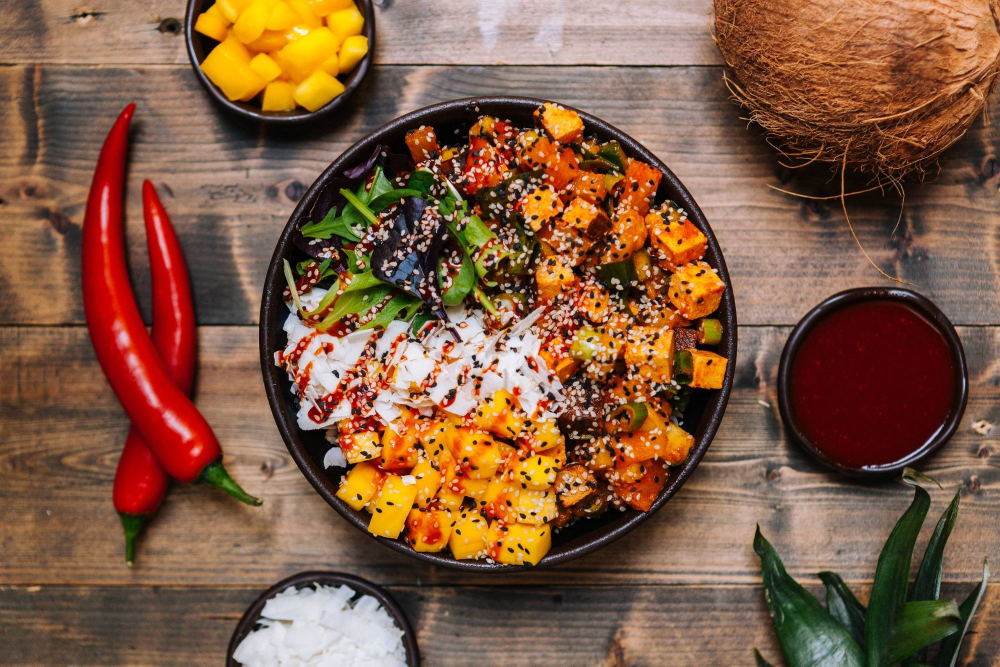
#> input picture maloa-site/assets/src/bowls/bowl-02-spicy-tropical-tofu.jpg, 2000 x 1333 px (shown at 1/2 size)
$ python crop.py
#> lines starting #> are read from the running program, lines starting #| are printed output that depends on the picture
"""Step 0: crop the bowl out of the client's photo (centre and radius measured from the rim).
Run all steps from an empty working directory:
  python3 crop.py && python3 seg.py && python3 build.py && python3 layers.py
Needs: opencv-contrib-python-headless (xphoto inpainting), numpy, scikit-image. Writes the layers to maloa-site/assets/poke/."""
import cv2, pathlib
SRC = pathlib.Path(__file__).resolve().parents[2] / 'assets/src/bowls/bowl-02-spicy-tropical-tofu.jpg'
src = cv2.imread(str(SRC)); cx, cy, R = 995, 669, 480
#> further down, src is the input picture: shape (1333, 2000, 3); mean B, G, R 66.2, 91.3, 129.5
cv2.imwrite('crop.png', src[cy-R:cy+R, cx-R:cx+R])
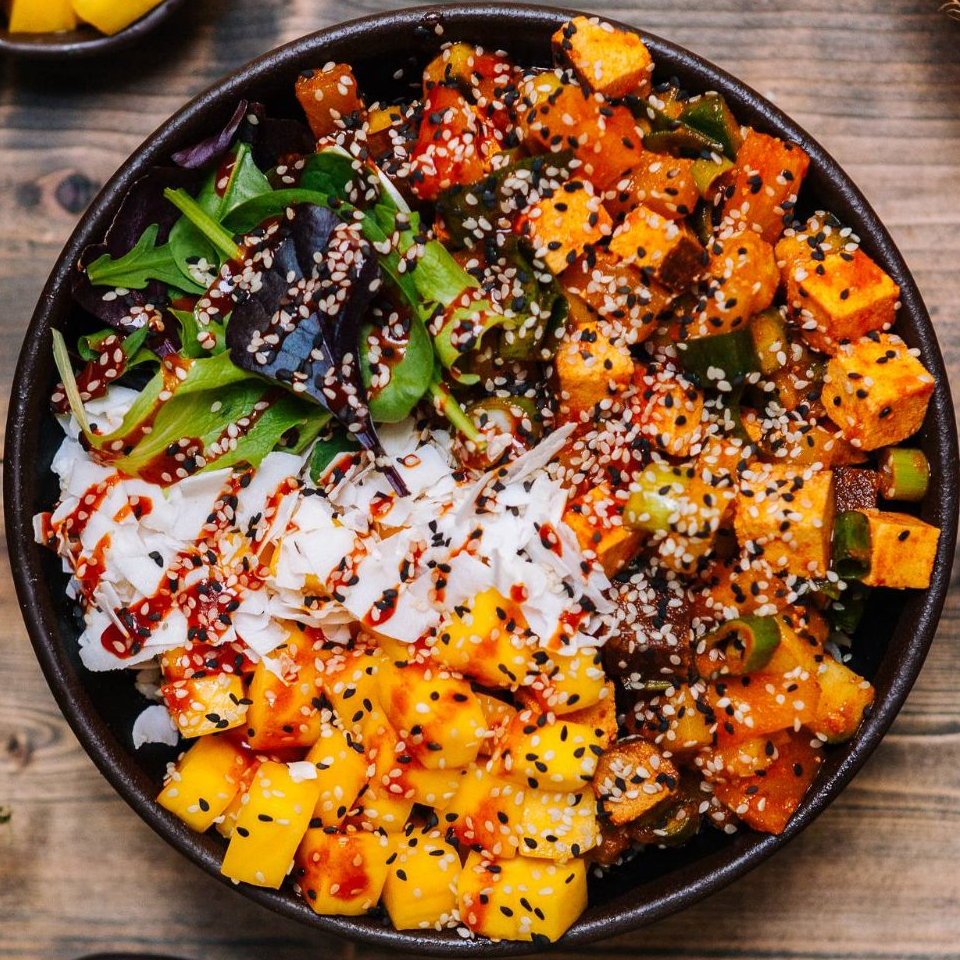
#> saved as crop.png: shape (960, 960, 3); mean B, G, R 58.7, 95, 136.8

$ run again, with maloa-site/assets/src/bowls/bowl-01-peanutlover.jpg copied over maloa-site/assets/src/bowls/bowl-02-spicy-tropical-tofu.jpg
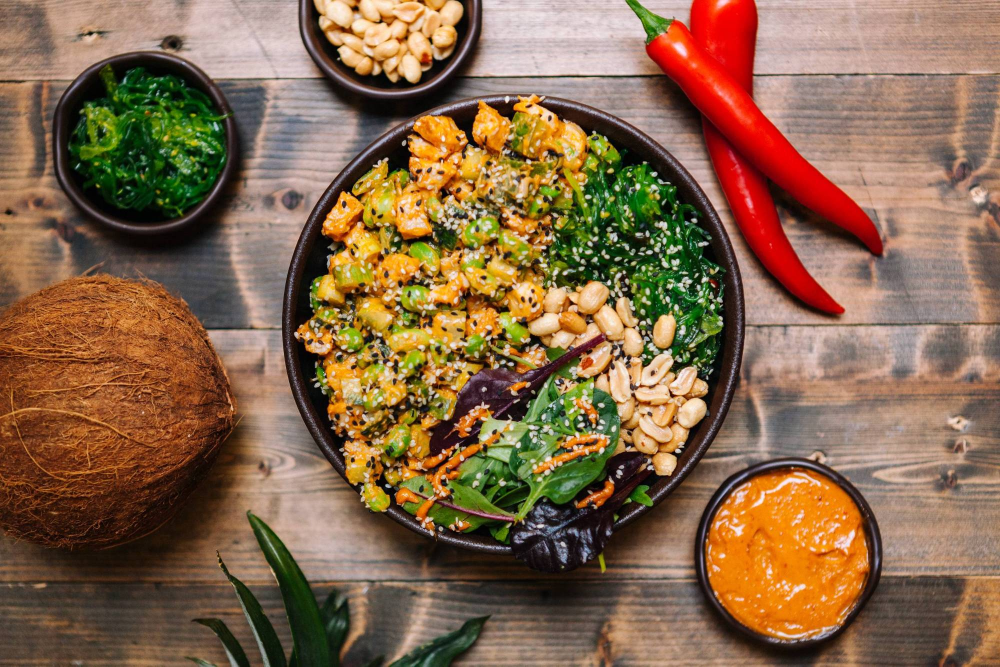
#> input picture maloa-site/assets/src/bowls/bowl-01-peanutlover.jpg, 2000 x 1333 px (shown at 1/2 size)
#> src is the input picture: shape (1333, 2000, 3); mean B, G, R 73.8, 103, 134.7
#> `cv2.imwrite('crop.png', src[cy-R:cy+R, cx-R:cx+R])`:
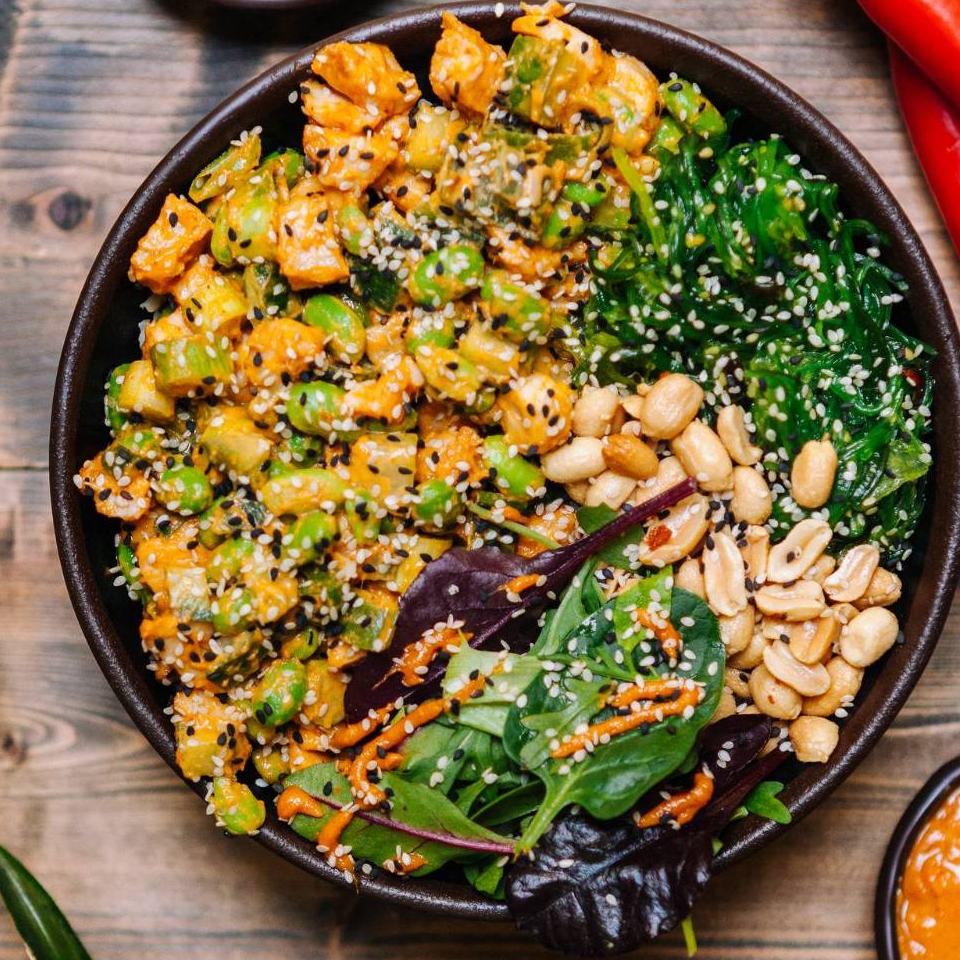
#> saved as crop.png: shape (960, 960, 3); mean B, G, R 64.4, 106.8, 129.7

$ run again, with maloa-site/assets/src/bowls/bowl-03-salmon-kauai-or-molokai.jpg copied over maloa-site/assets/src/bowls/bowl-02-spicy-tropical-tofu.jpg
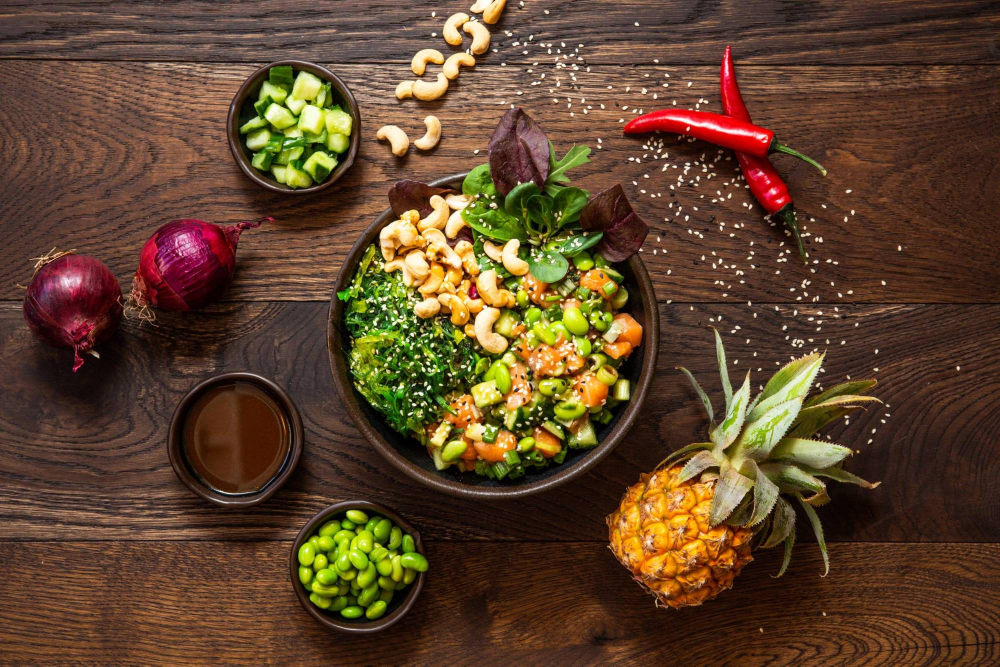
#> input picture maloa-site/assets/src/bowls/bowl-03-salmon-kauai-or-molokai.jpg, 2000 x 1333 px (shown at 1/2 size)
#> src is the input picture: shape (1333, 2000, 3); mean B, G, R 42.9, 67.5, 94.4
#> `cv2.imwrite('crop.png', src[cy-R:cy+R, cx-R:cx+R])`:
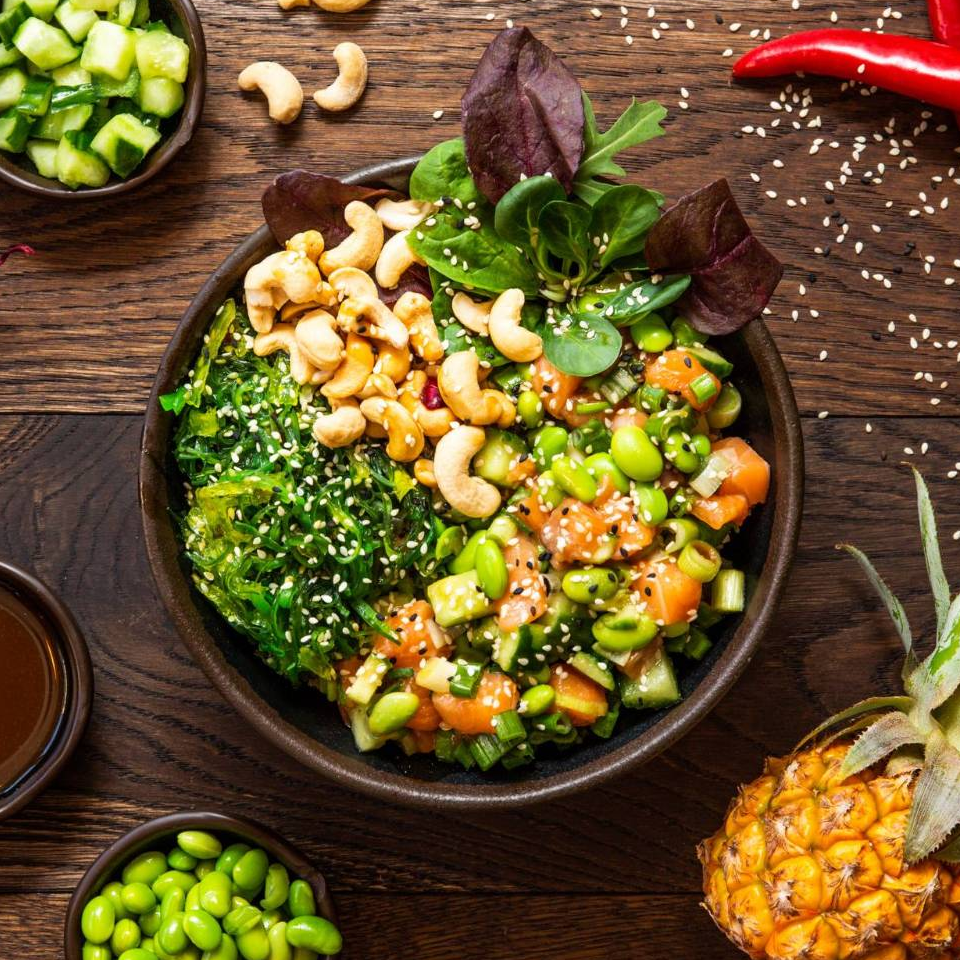
#> saved as crop.png: shape (960, 960, 3); mean B, G, R 43.8, 86.9, 109.2

$ run again, with maloa-site/assets/src/bowls/bowl-04-lanai-tuna.jpg copied over maloa-site/assets/src/bowls/bowl-02-spicy-tropical-tofu.jpg
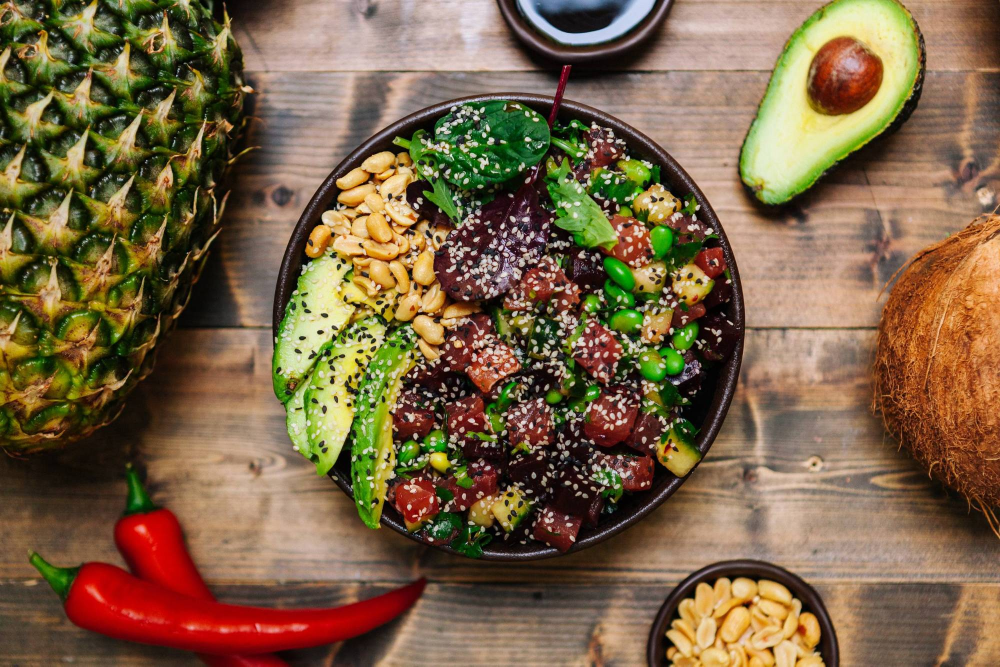
#> input picture maloa-site/assets/src/bowls/bowl-04-lanai-tuna.jpg, 2000 x 1333 px (shown at 1/2 size)
#> src is the input picture: shape (1333, 2000, 3); mean B, G, R 69.1, 99.4, 123.5
#> `cv2.imwrite('crop.png', src[cy-R:cy+R, cx-R:cx+R])`:
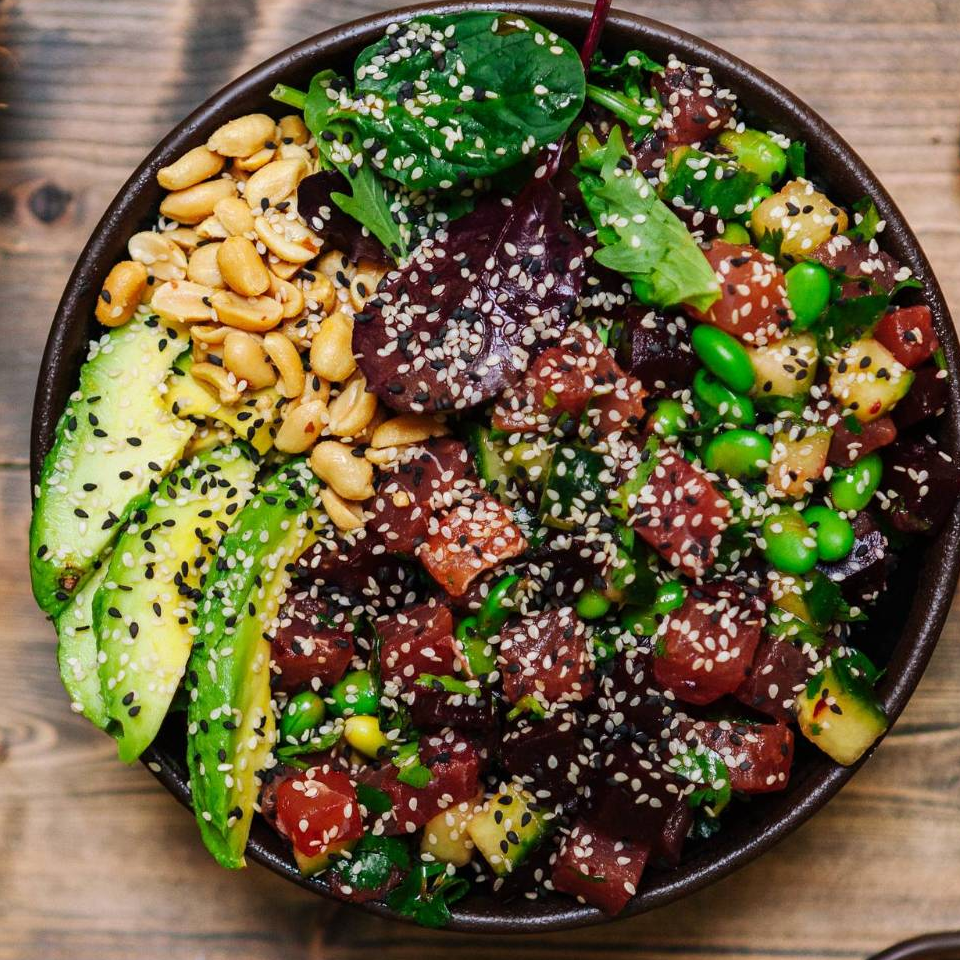
#> saved as crop.png: shape (960, 960, 3); mean B, G, R 65.6, 98.8, 111.9
